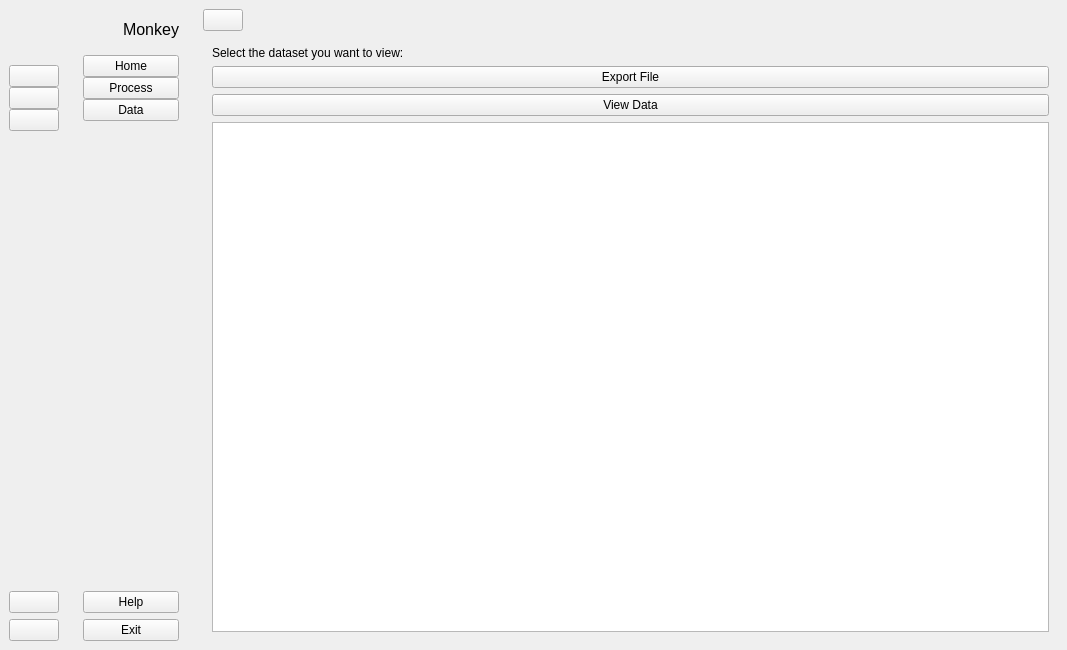
<?xml version="1.0" encoding="UTF-8"?>
<ui version="4.0">
 <class>MainWindow</class>
 <widget class="QMainWindow" name="MainWindow">
  <property name="geometry">
   <rect>
    <x>0</x>
    <y>0</y>
    <width>1067</width>
    <height>650</height>
   </rect>
  </property>
  <property name="windowTitle">
   <string>MainWindow</string>
  </property>
  <widget class="QWidget" name="centralwidget">
   <layout class="QGridLayout" name="gridLayout">
    <property name="leftMargin">
     <number>0</number>
    </property>
    <property name="topMargin">
     <number>0</number>
    </property>
    <property name="rightMargin">
     <number>0</number>
    </property>
    <property name="bottomMargin">
     <number>0</number>
    </property>
    <item row="0" column="0">
     <widget class="QWidget" name="icon_widget" native="true">
      <layout class="QGridLayout" name="gridLayout_5">
       <item row="2" column="0">
        <spacer name="verticalSpacer">
         <property name="orientation">
          <enum>Qt::Vertical</enum>
         </property>
         <property name="sizeHint" stdset="0">
          <size>
           <width>20</width>
           <height>398</height>
          </size>
         </property>
        </spacer>
       </item>
       <item row="0" column="0">
        <layout class="QHBoxLayout" name="horizontalLayout">
         <item>
          <widget class="QLabel" name="label_4">
           <property name="minimumSize">
            <size>
             <width>50</width>
             <height>50</height>
            </size>
           </property>
           <property name="maximumSize">
            <size>
             <width>50</width>
             <height>50</height>
            </size>
           </property>
           <property name="text">
            <string/>
           </property>
           <property name="pixmap">
            <pixmap resource="resource.qrc">:/icon/icon/monkey.png</pixmap>
           </property>
           <property name="scaledContents">
            <bool>true</bool>
           </property>
          </widget>
         </item>
        </layout>
       </item>
       <item row="1" column="0">
        <layout class="QVBoxLayout" name="verticalLayout">
         <property name="spacing">
          <number>0</number>
         </property>
         <item>
          <widget class="QPushButton" name="home_btn_1">
           <property name="text">
            <string/>
           </property>
           <property name="icon">
            <iconset resource="resource.qrc">
             <normaloff>:/icon/icon/home_gray.png</normaloff>
             <normalon>:/icon/icon/home-5-64 (2).png</normalon>:/icon/icon/home_gray.png</iconset>
           </property>
           <property name="checkable">
            <bool>true</bool>
           </property>
           <property name="autoExclusive">
            <bool>true</bool>
           </property>
          </widget>
         </item>
         <item>
          <widget class="QPushButton" name="process_btn_1">
           <property name="text">
            <string/>
           </property>
           <property name="icon">
            <iconset resource="resource.qrc">
             <normaloff>:/icon/icon/process_gray.png</normaloff>
             <normalon>:/icon/icon/view-details-64 (3).png</normalon>:/icon/icon/process_gray.png</iconset>
           </property>
           <property name="checkable">
            <bool>true</bool>
           </property>
           <property name="autoExclusive">
            <bool>true</bool>
           </property>
          </widget>
         </item>
         <item>
          <widget class="QPushButton" name="data_btn_1">
           <property name="text">
            <string/>
           </property>
           <property name="icon">
            <iconset resource="resource.qrc">
             <normaloff>:/icon/icon/file_gray.png</normaloff>
             <normalon>:/icon/icon/file-3-64.png</normalon>:/icon/icon/file_gray.png</iconset>
           </property>
           <property name="checkable">
            <bool>true</bool>
           </property>
           <property name="autoExclusive">
            <bool>true</bool>
           </property>
          </widget>
         </item>
        </layout>
       </item>
       <item row="3" column="0">
        <widget class="QPushButton" name="help_btn_1">
         <property name="text">
          <string/>
         </property>
         <property name="icon">
          <iconset resource="resource.qrc">
           <normaloff>:/icon/icon/info_gray.png</normaloff>
           <normalon>:/icon/icon/info-2-64.png</normalon>:/icon/icon/info_gray.png</iconset>
         </property>
         <property name="checkable">
          <bool>true</bool>
         </property>
         <property name="autoExclusive">
          <bool>true</bool>
         </property>
        </widget>
       </item>
       <item row="4" column="0">
        <widget class="QPushButton" name="exit_btn_1">
         <property name="text">
          <string/>
         </property>
         <property name="icon">
          <iconset resource="resource.qrc">
           <normaloff>:/icon/icon/logout_gray.png</normaloff>
           <normalon>:/icon/icon/account-logout-64 (1).png</normalon>:/icon/icon/logout_gray.png</iconset>
         </property>
         <property name="checkable">
          <bool>true</bool>
         </property>
         <property name="autoExclusive">
          <bool>true</bool>
         </property>
        </widget>
       </item>
      </layout>
     </widget>
    </item>
    <item row="0" column="1">
     <widget class="QWidget" name="full_menu_widget" native="true">
      <layout class="QGridLayout" name="gridLayout_6">
       <item row="0" column="0">
        <layout class="QHBoxLayout" name="horizontalLayout_2">
         <property name="spacing">
          <number>0</number>
         </property>
         <item>
          <widget class="QLabel" name="logo_label_2">
           <property name="minimumSize">
            <size>
             <width>40</width>
             <height>40</height>
            </size>
           </property>
           <property name="maximumSize">
            <size>
             <width>40</width>
             <height>40</height>
            </size>
           </property>
           <property name="text">
            <string/>
           </property>
           <property name="pixmap">
            <pixmap resource="resource.qrc">:/icon/icon/monkey.png</pixmap>
           </property>
           <property name="scaledContents">
            <bool>true</bool>
           </property>
          </widget>
         </item>
         <item>
          <widget class="QLabel" name="logo_label_3">
           <property name="font">
            <font>
             <pointsize>12</pointsize>
            </font>
           </property>
           <property name="text">
            <string>Monkey</string>
           </property>
          </widget>
         </item>
        </layout>
       </item>
       <item row="2" column="0">
        <spacer name="verticalSpacer_2">
         <property name="orientation">
          <enum>Qt::Vertical</enum>
         </property>
         <property name="sizeHint" stdset="0">
          <size>
           <width>20</width>
           <height>408</height>
          </size>
         </property>
        </spacer>
       </item>
       <item row="1" column="0">
        <layout class="QVBoxLayout" name="verticalLayout_2">
         <property name="spacing">
          <number>0</number>
         </property>
         <item>
          <widget class="QPushButton" name="home_btn_2">
           <property name="text">
            <string>Home</string>
           </property>
           <property name="icon">
            <iconset resource="resource.qrc">
             <normaloff>:/icon/icon/home_gray.png</normaloff>
             <normalon>:/icon/icon/home-5-64 (2).png</normalon>:/icon/icon/home_gray.png</iconset>
           </property>
           <property name="checkable">
            <bool>true</bool>
           </property>
           <property name="autoExclusive">
            <bool>true</bool>
           </property>
          </widget>
         </item>
         <item>
          <widget class="QPushButton" name="process_btn_2">
           <property name="text">
            <string>Process</string>
           </property>
           <property name="icon">
            <iconset resource="resource.qrc">
             <normaloff>:/icon/icon/process_gray.png</normaloff>
             <normalon>:/icon/icon/view-details-64 (3).png</normalon>:/icon/icon/process_gray.png</iconset>
           </property>
           <property name="checkable">
            <bool>true</bool>
           </property>
           <property name="autoExclusive">
            <bool>true</bool>
           </property>
          </widget>
         </item>
         <item>
          <widget class="QPushButton" name="data_btn_2">
           <property name="text">
            <string>Data</string>
           </property>
           <property name="icon">
            <iconset resource="resource.qrc">
             <normaloff>:/icon/icon/file_gray.png</normaloff>
             <normalon>:/icon/icon/file-3-64.png</normalon>:/icon/icon/file_gray.png</iconset>
           </property>
           <property name="checkable">
            <bool>true</bool>
           </property>
           <property name="autoExclusive">
            <bool>true</bool>
           </property>
          </widget>
         </item>
        </layout>
       </item>
       <item row="4" column="0">
        <widget class="QPushButton" name="exit_btn_2">
         <property name="text">
          <string>Exit</string>
         </property>
         <property name="icon">
          <iconset resource="resource.qrc">
           <normaloff>:/icon/icon/logout_gray.png</normaloff>
           <normalon>:/icon/icon/account-logout-64 (1).png</normalon>:/icon/icon/logout_gray.png</iconset>
         </property>
         <property name="autoExclusive">
          <bool>true</bool>
         </property>
        </widget>
       </item>
       <item row="3" column="0">
        <widget class="QPushButton" name="help_btn_2">
         <property name="text">
          <string>Help</string>
         </property>
         <property name="icon">
          <iconset resource="resource.qrc">
           <normaloff>:/icon/icon/info_gray.png</normaloff>
           <normalon>:/icon/icon/info-2-64.png</normalon>:/icon/icon/info_gray.png</iconset>
         </property>
         <property name="checkable">
          <bool>true</bool>
         </property>
         <property name="autoExclusive">
          <bool>true</bool>
         </property>
        </widget>
       </item>
      </layout>
     </widget>
    </item>
    <item row="0" column="2">
     <widget class="QWidget" name="widget_3" native="true">
      <layout class="QGridLayout" name="gridLayout_7">
       <item row="0" column="0">
        <widget class="QWidget" name="widget" native="true">
         <layout class="QHBoxLayout" name="horizontalLayout_3">
          <property name="spacing">
           <number>0</number>
          </property>
          <property name="leftMargin">
           <number>0</number>
          </property>
          <property name="topMargin">
           <number>0</number>
          </property>
          <property name="rightMargin">
           <number>0</number>
          </property>
          <property name="bottomMargin">
           <number>0</number>
          </property>
          <item>
           <widget class="QPushButton" name="pushButton_11">
            <property name="text">
             <string/>
            </property>
            <property name="icon">
             <iconset resource="resource.qrc">
              <normaloff>:/icon/icon/menu-4-64.png</normaloff>
              <normalon>:/icon/icon/menu-4-64.png</normalon>:/icon/icon/menu-4-64.png</iconset>
            </property>
            <property name="iconSize">
             <size>
              <width>16</width>
              <height>16</height>
             </size>
            </property>
            <property name="checkable">
             <bool>true</bool>
            </property>
           </widget>
          </item>
          <item>
           <spacer name="horizontalSpacer">
            <property name="orientation">
             <enum>Qt::Horizontal</enum>
            </property>
            <property name="sizeHint" stdset="0">
             <size>
              <width>800</width>
              <height>11</height>
             </size>
            </property>
           </spacer>
          </item>
         </layout>
        </widget>
       </item>
       <item row="1" column="0">
        <widget class="QStackedWidget" name="stackedWidget">
         <property name="currentIndex">
          <number>2</number>
         </property>
         <widget class="QWidget" name="page">
          <layout class="QGridLayout" name="gridLayout_2">
           <item row="0" column="0">
            <widget class="QPushButton" name="add_folder_btn">
             <property name="text">
              <string>Add Folder </string>
             </property>
             <property name="icon">
              <iconset resource="resource.qrc">
               <normaloff>:/icon/icon/add-folder-64.png</normaloff>:/icon/icon/add-folder-64.png</iconset>
             </property>
             <property name="iconSize">
              <size>
               <width>16</width>
               <height>16</height>
              </size>
             </property>
             <property name="checkable">
              <bool>false</bool>
             </property>
            </widget>
           </item>
           <item row="1" column="0">
            <widget class="QLabel" name="label">
             <property name="font">
              <font>
               <pointsize>16</pointsize>
              </font>
             </property>
             <property name="text">
              <string>HomePage</string>
             </property>
             <property name="alignment">
              <set>Qt::AlignCenter</set>
             </property>
            </widget>
           </item>
          </layout>
         </widget>
         <widget class="QWidget" name="page_2">
          <layout class="QGridLayout" name="gridLayout_11">
           <item row="1" column="0">
            <widget class="QTableWidget" name="tableWidget">
             <column>
              <property name="text">
               <string>File Name</string>
              </property>
             </column>
             <column>
              <property name="text">
               <string>New Column</string>
              </property>
             </column>
             <column>
              <property name="text">
               <string>Status</string>
              </property>
             </column>
            </widget>
           </item>
           <item row="0" column="0">
            <widget class="QWidget" name="widget_2" native="true">
             <layout class="QGridLayout" name="gridLayout_10">
              <property name="leftMargin">
               <number>0</number>
              </property>
              <property name="topMargin">
               <number>0</number>
              </property>
              <property name="rightMargin">
               <number>0</number>
              </property>
              <property name="bottomMargin">
               <number>0</number>
              </property>
              <item row="0" column="0">
               <spacer name="horizontalSpacer_2">
                <property name="orientation">
                 <enum>Qt::Horizontal</enum>
                </property>
                <property name="sizeHint" stdset="0">
                 <size>
                  <width>598</width>
                  <height>20</height>
                 </size>
                </property>
               </spacer>
              </item>
             </layout>
            </widget>
           </item>
          </layout>
         </widget>
         <widget class="QWidget" name="page_3">
          <layout class="QGridLayout" name="gridLayout_4">
           <item row="4" column="0">
            <widget class="QListWidget" name="listWidget"/>
           </item>
           <item row="0" column="0">
            <widget class="QLabel" name="label_2">
             <property name="font">
              <font>
               <pointsize>9</pointsize>
              </font>
             </property>
             <property name="text">
              <string>Select the dataset you want to view: </string>
             </property>
            </widget>
           </item>
           <item row="2" column="0">
            <widget class="QPushButton" name="export_file_btn">
             <property name="text">
              <string>Export File</string>
             </property>
            </widget>
           </item>
           <item row="3" column="0">
            <widget class="QPushButton" name="view_data_btn">
             <property name="text">
              <string>View Data</string>
             </property>
            </widget>
           </item>
          </layout>
         </widget>
         <widget class="QWidget" name="page_4">
          <layout class="QGridLayout" name="gridLayout_8">
           <item row="0" column="0">
            <widget class="QLabel" name="label_7">
             <property name="font">
              <font>
               <pointsize>16</pointsize>
              </font>
             </property>
             <property name="text">
              <string>Help Page</string>
             </property>
             <property name="alignment">
              <set>Qt::AlignCenter</set>
             </property>
            </widget>
           </item>
          </layout>
         </widget>
        </widget>
       </item>
      </layout>
     </widget>
    </item>
   </layout>
   <widget class="QWidget" name="layoutWidget">
    <property name="geometry">
     <rect>
      <x>0</x>
      <y>0</y>
      <width>100</width>
      <height>30</height>
     </rect>
    </property>
    <layout class="QGridLayout" name="gridLayout_3"/>
   </widget>
   <widget class="QWidget" name="layoutWidget">
    <property name="geometry">
     <rect>
      <x>0</x>
      <y>0</y>
      <width>100</width>
      <height>30</height>
     </rect>
    </property>
    <layout class="QGridLayout" name="gridLayout_9"/>
   </widget>
  </widget>
 </widget>
 <resources>
  <include location="resource.qrc"/>
 </resources>
 <connections>
  <connection>
   <sender>data_btn_1</sender>
   <signal>toggled(bool)</signal>
   <receiver>data_btn_2</receiver>
   <slot>setChecked(bool)</slot>
   <hints>
    <hint type="sourcelabel">
     <x>42</x>
     <y>135</y>
    </hint>
    <hint type="destinationlabel">
     <x>128</x>
     <y>145</y>
    </hint>
   </hints>
  </connection>
  <connection>
   <sender>process_btn_2</sender>
   <signal>toggled(bool)</signal>
   <receiver>process_btn_1</receiver>
   <slot>setChecked(bool)</slot>
   <hints>
    <hint type="sourcelabel">
     <x>106</x>
     <y>116</y>
    </hint>
    <hint type="destinationlabel">
     <x>35</x>
     <y>115</y>
    </hint>
   </hints>
  </connection>
  <connection>
   <sender>data_btn_2</sender>
   <signal>toggled(bool)</signal>
   <receiver>data_btn_1</receiver>
   <slot>setChecked(bool)</slot>
   <hints>
    <hint type="sourcelabel">
     <x>136</x>
     <y>134</y>
    </hint>
    <hint type="destinationlabel">
     <x>47</x>
     <y>139</y>
    </hint>
   </hints>
  </connection>
  <connection>
   <sender>process_btn_1</sender>
   <signal>toggled(bool)</signal>
   <receiver>process_btn_2</receiver>
   <slot>setChecked(bool)</slot>
   <hints>
    <hint type="sourcelabel">
     <x>47</x>
     <y>107</y>
    </hint>
    <hint type="destinationlabel">
     <x>111</x>
     <y>117</y>
    </hint>
   </hints>
  </connection>
  <connection>
   <sender>pushButton_11</sender>
   <signal>toggled(bool)</signal>
   <receiver>icon_widget</receiver>
   <slot>setVisible(bool)</slot>
   <hints>
    <hint type="sourcelabel">
     <x>243</x>
     <y>35</y>
    </hint>
    <hint type="destinationlabel">
     <x>22</x>
     <y>446</y>
    </hint>
   </hints>
  </connection>
  <connection>
   <sender>pushButton_11</sender>
   <signal>toggled(bool)</signal>
   <receiver>full_menu_widget</receiver>
   <slot>setHidden(bool)</slot>
   <hints>
    <hint type="sourcelabel">
     <x>242</x>
     <y>26</y>
    </hint>
    <hint type="destinationlabel">
     <x>156</x>
     <y>324</y>
    </hint>
   </hints>
  </connection>
  <connection>
   <sender>home_btn_1</sender>
   <signal>toggled(bool)</signal>
   <receiver>home_btn_2</receiver>
   <slot>setChecked(bool)</slot>
   <hints>
    <hint type="sourcelabel">
     <x>47</x>
     <y>78</y>
    </hint>
    <hint type="destinationlabel">
     <x>97</x>
     <y>86</y>
    </hint>
   </hints>
  </connection>
  <connection>
   <sender>help_btn_1</sender>
   <signal>toggled(bool)</signal>
   <receiver>help_btn_2</receiver>
   <slot>setChecked(bool)</slot>
   <hints>
    <hint type="sourcelabel">
     <x>33</x>
     <y>582</y>
    </hint>
    <hint type="destinationlabel">
     <x>149</x>
     <y>597</y>
    </hint>
   </hints>
  </connection>
  <connection>
   <sender>home_btn_2</sender>
   <signal>toggled(bool)</signal>
   <receiver>home_btn_1</receiver>
   <slot>setChecked(bool)</slot>
   <hints>
    <hint type="sourcelabel">
     <x>144</x>
     <y>83</y>
    </hint>
    <hint type="destinationlabel">
     <x>30</x>
     <y>82</y>
    </hint>
   </hints>
  </connection>
  <connection>
   <sender>help_btn_2</sender>
   <signal>toggled(bool)</signal>
   <receiver>help_btn_1</receiver>
   <slot>setChecked(bool)</slot>
   <hints>
    <hint type="sourcelabel">
     <x>136</x>
     <y>600</y>
    </hint>
    <hint type="destinationlabel">
     <x>50</x>
     <y>588</y>
    </hint>
   </hints>
  </connection>
  <connection>
   <sender>exit_btn_2</sender>
   <signal>clicked()</signal>
   <receiver>MainWindow</receiver>
   <slot>show()</slot>
   <hints>
    <hint type="sourcelabel">
     <x>155</x>
     <y>629</y>
    </hint>
    <hint type="destinationlabel">
     <x>150</x>
     <y>659</y>
    </hint>
   </hints>
  </connection>
  <connection>
   <sender>exit_btn_1</sender>
   <signal>clicked()</signal>
   <receiver>MainWindow</receiver>
   <slot>show()</slot>
   <hints>
    <hint type="sourcelabel">
     <x>33</x>
     <y>617</y>
    </hint>
    <hint type="destinationlabel">
     <x>28</x>
     <y>672</y>
    </hint>
   </hints>
  </connection>
 </connections>
</ui>
